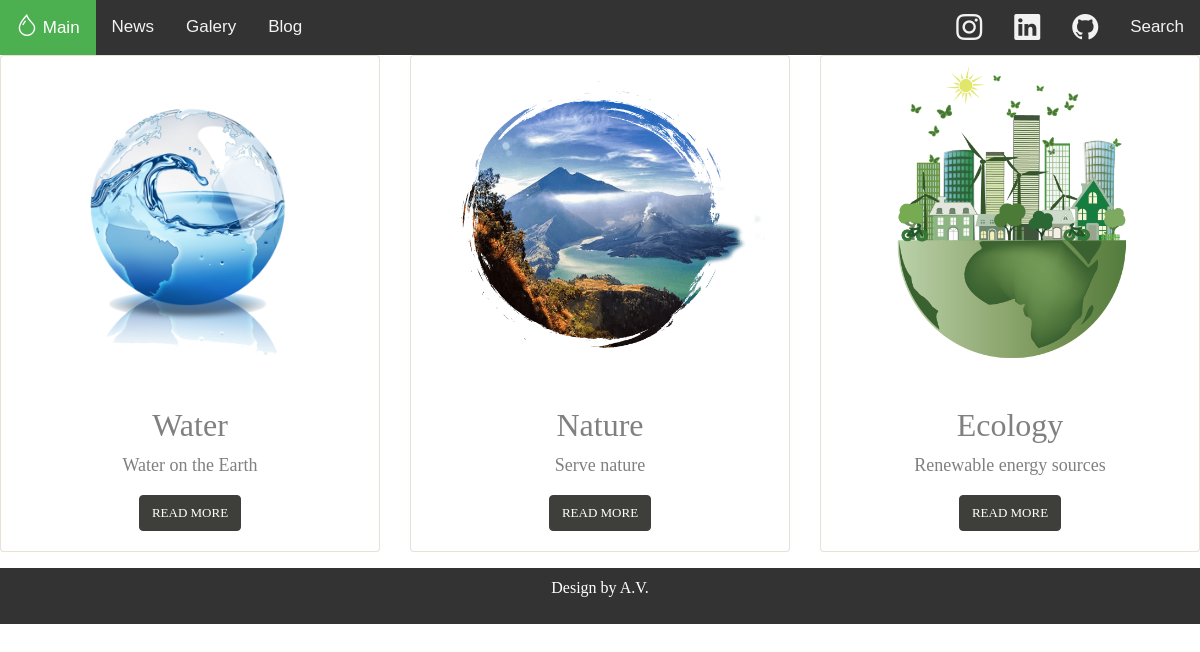
The page / on the database its author committed.
### project/models.py (models this page shows)
class Project(models.Model):
    title = models.CharField(max_length = 100)
    description = models.TextField()
    technology = models.CharField(max_length = 20)
    image = models.ImageField(upload_to='img/')

### project/views.py (the view)
# urls.py: path('', project_index, name='project_index'),
def project_index(request):
    projects = Project.objects.all()
    context = {
        'projects' : projects
    }
    return render(request, 'project_index.html', context)

### project/templates/project_index.html
{% extends 'base.html' %}
{% load static %}
{% block page_content %}
<div class="row">
    {% for project in projects %}
    <div class="col-md-4">
        <div class="card mb-2">
            <center>
            <img class="card-img-top" src="{% static project.image %}" style="width:330px">
            <div class='card-body'>
                <h5 class="card-text"><font size="6" color="grey" face="Verdana">{{ project.title }}</font></h5>
                <p class="card-text"><font size="4" color="grey" face="Verdana">{{ project.description }}</font></p>
                <a href="{% url 'project_detail' project.pk %}">
                    <button type="button" class="btn btn-dark"><font size="2" color="white" face="Verdana">Read more</font></button>
                </a>
            </div>
            </center>
        </div>
    </div>
    {% endfor %}
</div>
{% endblock %}

### templates/base.html (shortened to what this page needs)
<html>
<head>
<link rel="stylesheet" href="https://cdn.jsdelivr.net/npm/bootswatch@4.5.2/dist/sandstone/bootstrap.min.css">
<link rel="stylesheet" href="https://cdn.jsdelivr.net/npm/bootstrap-icons@1.8.0/font/bootstrap-icons.css">
</head>
<body>
<div class="topnav">
  <a class="active" href="{% url 'project_index' %}"><i class="bi bi-droplet" style="font-size:22px"></i> Main</a>
  <a href="{% url 'news_index' %}">News</a>
  <a href="{% url 'gallery_index' %}">Galery</a>
  <a href="{% url 'blog_index' %}">Blog</a>
  <div class="topnav-right">
    <a href="#instagram"><i class="bi bi-instagram" style="font-size:26px"></i></a>
    <a href="https://www.linkedin.com/feed/" target="_blank"><i class="bi-linkedin" style="font-size:26px"></i></a>
    <a href="https://github.com/Andrei7878" target="_blank"><i class="bi-github" style="font-size:26px"></i></a>
    <a href="https://www.google.com" target="_blank">Search</a>
  </div>
</div>
</body>
</html>
{% block page_content %}
{% endblock %}
<footer class="bd-footer p-2 p-md-2 mt-2 text-center">
<div class="container">
    <p><font size="3" color="white" face="Verdana">Design by A.V.</font></p>
</div>
</footer>

### templates/base.html (style rules this page uses)
body { margin: 0; font-family: Arial, Helvetica, sans-serif; }
.topnav { overflow: hidden; background-color: #333; }
.topnav a { float: left; color: #f2f2f2; text-align: center; padding: 14px 16px; text-decoration: none; font-size: 17px; }
.topnav a.active { background-color: #4CAF50; color: white; }
.topnav-right { float: right; }
footer { background: #333; color: white; }

### rows shown on the page
Project: image (picture), title "Water", description "Water on the Earth"
Project: image (picture), title "Nature", description "Serve nature"
Project: image (picture), title "Ecology", description "Renewable energy sources"
